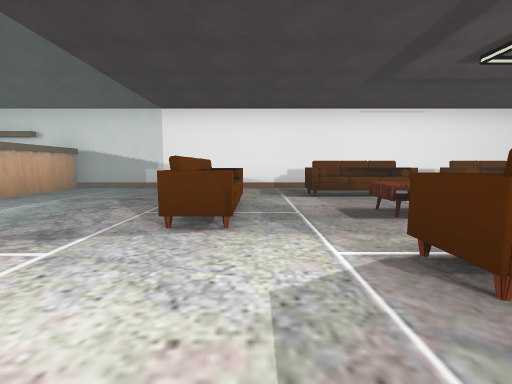
view 1 (above)

17 first-person views from a walk through a scene from a Unity 3-D project. The camera is 1.3 m above the floor, tilts 6° down and sees 90° across. Doors are open. The floor is counted in squares, 2 m on a side. Each view is taken from the middle of a square. On the plan, view 1 faces up. The plan holds only what a view shows up to about 9 squares ahead; the rest is blank. The place goes on beyond the plan. The player character is not drawn. Some animated figures are not drawn. Some surface patterns are stand-ins.

view 2
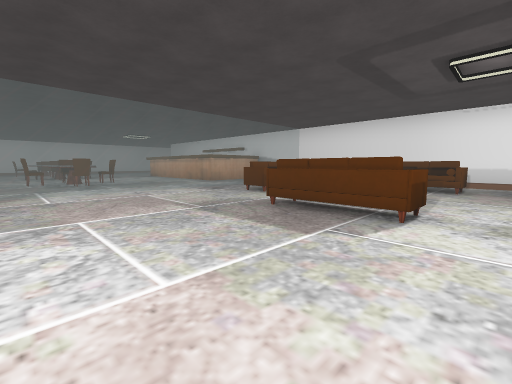

view 3
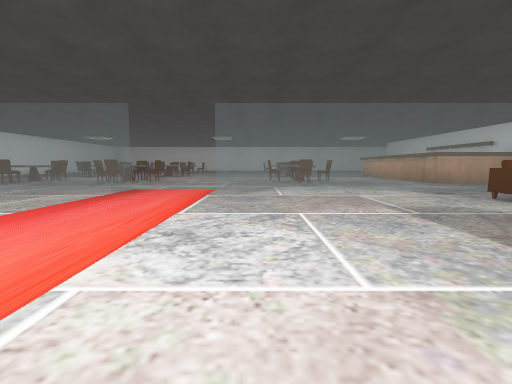

view 4
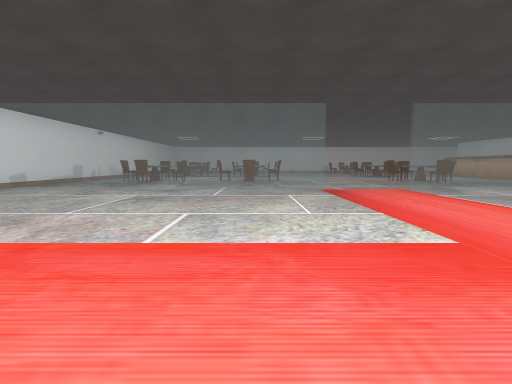

view 5
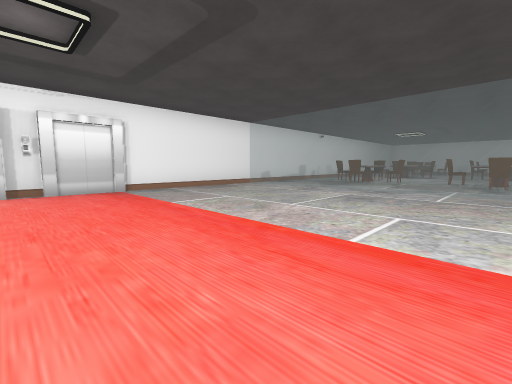

view 6
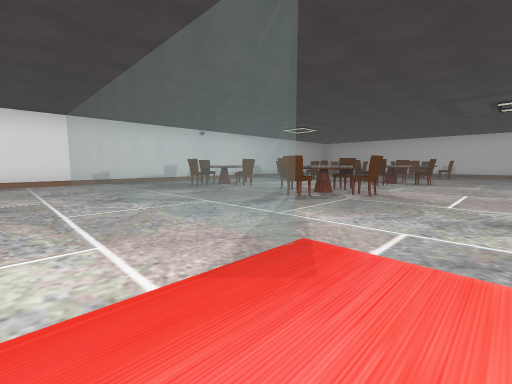

view 7
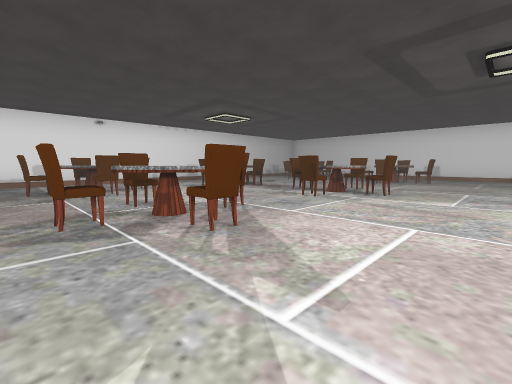

view 8
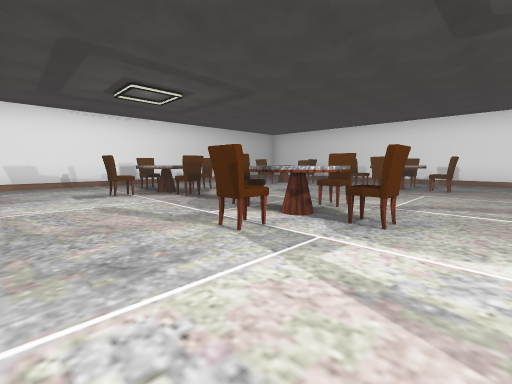

view 9
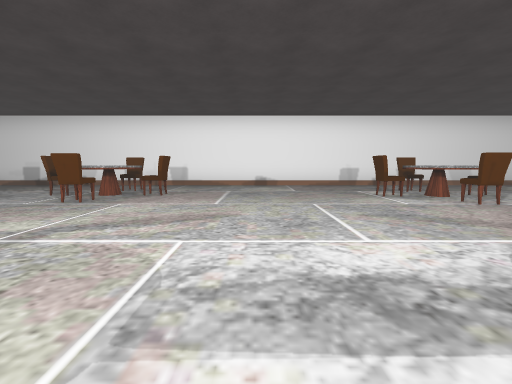

view 10
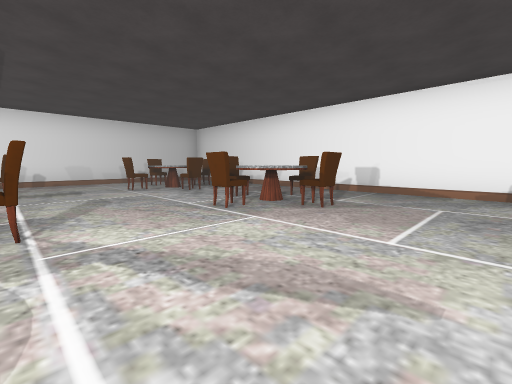

view 11
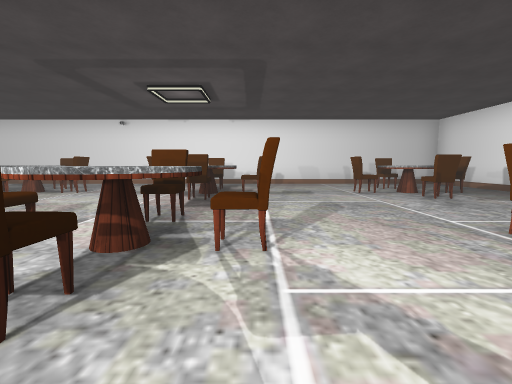

view 12
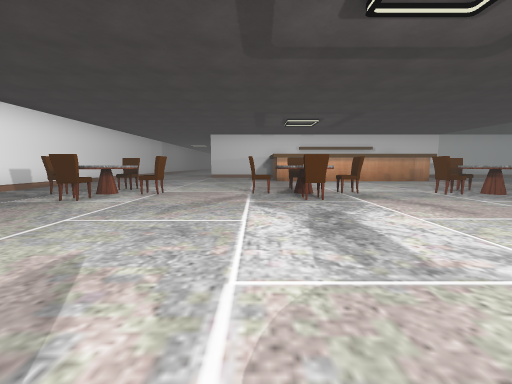

view 13
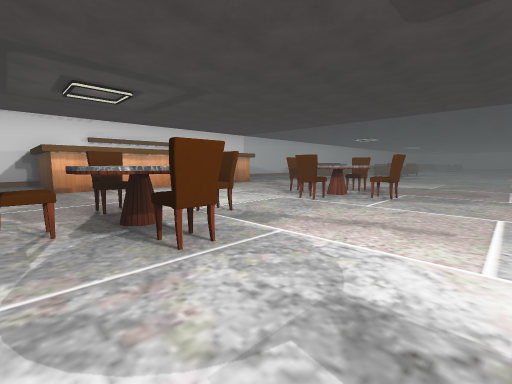

view 14
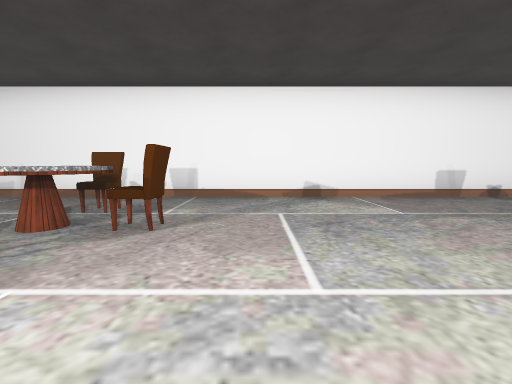

view 15
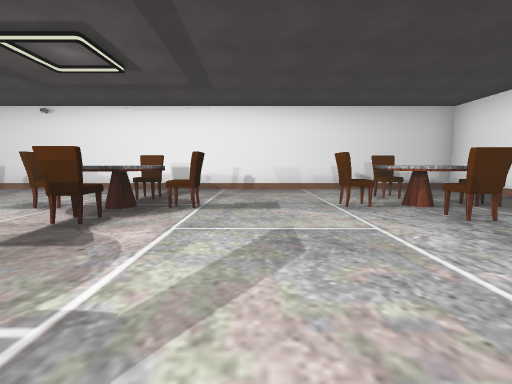

view 16
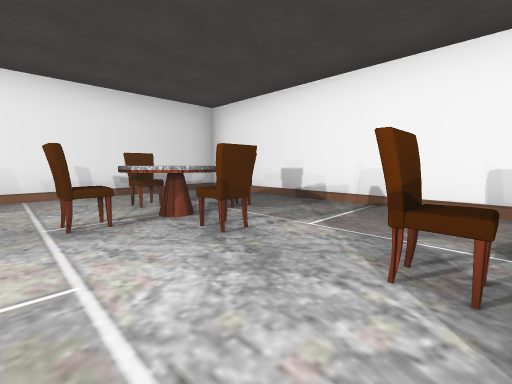

view 17
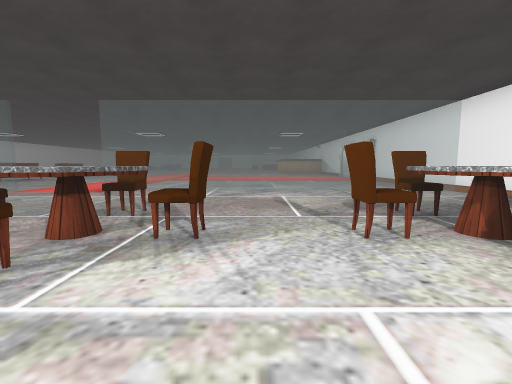

### Floor plan
Key: @ floor where view 1 was taken; # wall or solid block; . floor; = window, fence, low wall or low ledge; S sofa; T table; C chair.
Columns run from 19 left of view 1 to 4 right of it. Each row starts with its distance up from view 1.
  8        ##     ##########
  7        .#     #.=  .....
  6        .#     #.=. .SSS.
  5         ####  #.=. .S..S
  4 #       ...   ..=.S.....
  3 #...............=.S..T..
  2 #...............=.......
  1 #..C....C...C...=...SSS.
  0 #..CCC.CTC.CCC..=..@....
 -1 #..C....C...C...=.......
 -2 #...............=.......
 -3 #...............=......
 -4 #......................
 -5 #......................
 -6 #..C....C...C...=......
 -7 #.CCC..CTC.CCC..=.......
 -8 #..C....C...C...=.......
 -9 #...............=.......
-10 #..C....C...C...=.......
-11 #.CCC..CTC.CCC..=.......
-12 #..C....C...C...=.......
-13 #...............=.......
-14 ########################

Where each view was taken, in squares from view 1:
view 1: 0 up, 0 right, facing up
view 2: 2 down, 4 right, facing up-left
view 3: 2 down, 4 right, facing left
view 4: 7 down, 4 right, facing left
view 5: 7 down, 4 right, facing down-left
view 6: 4 down, 1 left, facing down-left
view 7: 4 down, 5 left, facing down-left
view 8: 5 down, 8 left, facing down-left
view 9: 4 down, 10 left, facing left
view 10: 4 down, 12 left, facing down-left
view 11: 5 down, 12 left, facing down
view 12: 6 down, 12 left, facing up
view 13: 3 down, 12 left, facing up-right
view 14: 5 down, 13 left, facing left
view 15: 7 down, 13 left, facing down
view 16: 8 down, 14 left, facing down-left
view 17: 9 down, 9 left, facing right
